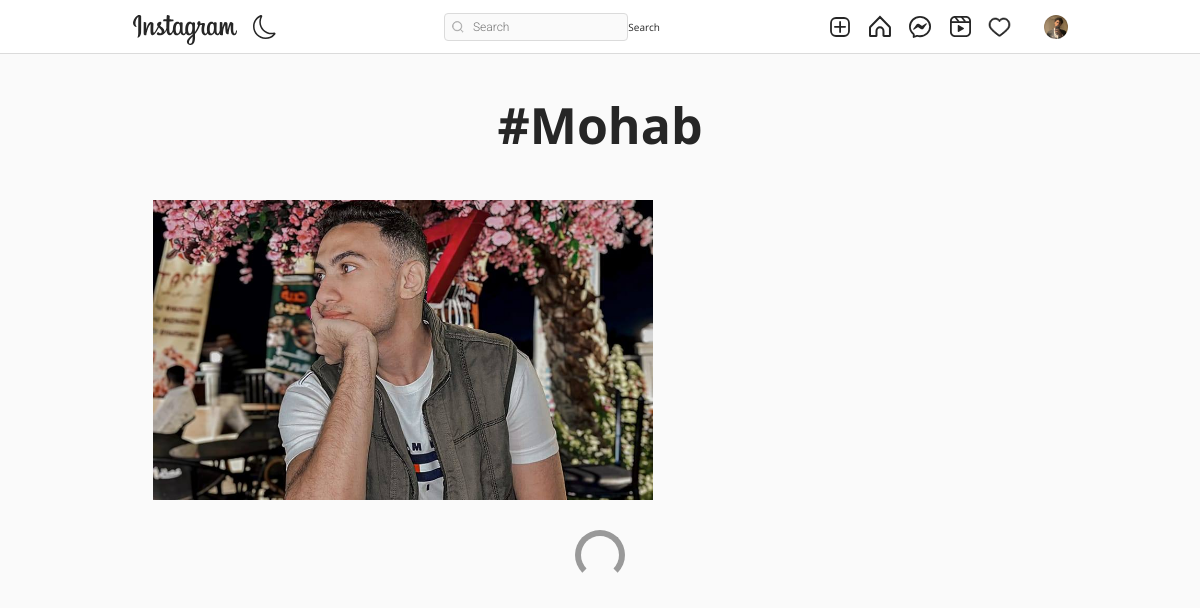
/tag/f359f839-ba45-11ef-9b62-001a7dda7110 (signed in), run on the app's committed database.
### authy/models.py (models this page shows, shortened)
class Profile(models.Model):
    user = models.OneToOneField(User, related_name='profile', on_delete=models.CASCADE)
    image = models.ImageField(upload_to="profile_pciture", null=True, default="default.jpg")
    first_name = models.CharField(max_length=200, null=True, blank=True)
    last_name = models.CharField(max_length=200, null=True, blank=True)
    bio = models.CharField(max_length=200, null=True, blank=True)
    location = models.CharField(max_length=200, null=True, blank=True)
    url = models.URLField(max_length=200, null=True, blank=True)
    favourite = models.ManyToManyField(Post, blank=True)

### post/models.py (models this page shows, shortened)
class Tag(models.Model):
    title = models.CharField(max_length=75, verbose_name='Tag')
    slug = models.SlugField(null=False, unique=True, default=uuid.uuid1)
    class Meta:
        verbose_name = 'Tag'
        verbose_name_plural = 'Tags'

class Post(models.Model):
    id = models.UUIDField(primary_key=True, default=uuid.uuid4, editable=False)
    picture = models.ImageField(upload_to=user_directory_path, verbose_name="Picture")
    caption = models.CharField(max_length=10000, verbose_name="Caption")
    posted = models.DateField(auto_now_add=True)
    tags = models.ManyToManyField(Tag, related_name="tags")
    user = models.ForeignKey(User, on_delete=models.CASCADE)
    likes = models.IntegerField(default=0)
    def get_absolute_url(self):
        return reverse("post-details", args=[str(self.id)])

### post/views.py (the view)
# urls.py: path('tag/<slug:tag_slug>', Tags, name='tags'),
@login_required
def Tags(request, tag_slug):
    tag = get_object_or_404(Tag, slug=tag_slug)
    posts = Post.objects.filter(tags=tag).order_by('-posted')
    context = {
        'posts': posts,
        'tag': tag
    }
    return render(request, 'tag.html', context)

### templates/tag.html (shortened to what this page needs)
{% extends 'base.html' %}
{% load static %}
{% load crispy_forms_tags %}
{% block content %}
<!DOCTYPE html>
<html lang="en">
<head>
    <link rel="stylesheet" href="{% static 'assets3/css/reset.css' %}">
    <link rel="stylesheet" href="{% static 'assets3/css/styles.css' %}">
    <link rel="stylesheet" href="https://use.fontawesome.com/releases/v5.2.0/css/all.css">
</head>
<body>
    <header>
        <div>
         <h1 style="font-size: 50px; margin-top: 100px; text-align:center; font-weight: bold; margin-bottom: 50px;">#{{tag.title|title}}</h1>
        </div>
    </header>
    <main>
        <div class="container">
            <div class="gallery">
                {% for post in posts %}
                <a href="{{post.get_absolute_url}}"><div class="gallery-item" tabindex="0">
                    <img src="{{ post.picture.url }}" class="gallery-image" alt="" style="width: 500px; height: 300px; object-fit: cover;">
                </div></a>
                {% endfor %}
            </div>
            <div class="loader"></div>
        </div>
    </main>
{% endblock content %}

### templates/base.html (shortened to what this page needs)
{% load static %}
<!DOCTYPE html>
<html lang="en">
<head>
    <link rel="stylesheet" href="https://cdn.jsdelivr.net/npm/bootstrap-icons@1.8.1/font/bootstrap-icons.css">
    <link href="https://cdn.jsdelivr.net/npm/bootstrap@5.1.3/dist/css/bootstrap.min.css" rel="stylesheet">
    <link rel="stylesheet" type="text/css" href="{% static 'assets1/style.css' %}">
</head>
<body>
    <header class="header">
        <nav class="header__content">
            <div class="header__buttons">
                <a href="{% url 'index' %}" class="header__home">
                </a>
                <button class="header__theme-button" title="Toggle Theme">
                </button>
            </div>
            <form action="{% url 'search-users' %}" method="GET">
                <div class="header__search">
                    <input type="text" placeholder="Search" name="q" value="{{ request.GET.q }}">
                    <button class="btn btn-primary" type="submit">Search</button>
                </div>
            </form>
            <div class="header__buttons header__buttons--desktop">
                <a href="{% url 'newpost' %}">
                </a>
                <a href="{% url 'index' %}">
                </a>
                <a href="{% url 'message' %}">
                </a>
                <a href="#">
                </a>
                <span>
                    <a href="{% url 'show-notification' %}">
                    </a>
                </span>
                <a href="">
                    <button class="profile-button">
                        <a href="{% url 'profile' request.user %}">
                            <div class="profile-button__picture">
                                <img src="{{request.user.profile.image.url}}" alt="User Picture">
                            </div>
                        </a>
                    </button>
                </a>
            </div>
        </nav>
    </header>
    {% block content %}
    {% endblock content %}
</body>
</html>

### static/assets1/style.css (style rules this page uses)
*, *::after, *::before { box-sizing: border-box; margin: 0; padding: 0; }
*, button, input, select, textarea { font-family: 'Roboto', sans-serif; }
:root { --primary: hsl(0, 0%, 100%); --secondary: hsl(0, 0%, 98%); --border: hsl(0, 0%, 86%); --story-border: hsl(0, 0%, 78%); --img-border: hsla(0, 0%, 0%, 0.1); --text-dark: hsl(0, 0%, 15%); --text-light: hsl(0, 0%, 60%); --like: hsl(355, 82%, 61%); --link: hsl(204, 100%, 48%); --header-height: 44px; --nav-height: 44px; }
body { min-height: 100vh; display: flex; flex-direction: column; overflow-y: auto; }
svg { display: block; }
img { max-width: 100%; }
.header { width: 100%; height: var(--header-height); background-color: var(--primary); display: flex; justify-content: center; position: fixed; top: 0; left: 0; z-index: 2; }
.header::after { content: ''; position: absolute; bottom: 0; width: 100%; height: 1px; background-color: var(--border); }
.header__content { width: 100%; max-width: 975px; padding: 0 14px; display: flex; justify-content: space-between; align-items: center; }
.header__home { margin-top: 5px; }
.header__theme-button { background-color: transparent; border: none; cursor: pointer; }
.header__theme-button-moon { display: unset; }
.header__search { width: 216px; height: 28px; display: none; align-items: center; position: relative; }
.header__search svg { width: 12px; height: 12px; position: absolute; left: 8px; }
.header__search input { width: 100%; height: 100%; background-color: var(--secondary); padding: 4px 10px 4px 28px; border: 1px solid var(--border); border-radius: 4px; outline: none; font-size: 12px; font-weight: 300; text-decoration: none; color: var(--text-light); text-overflow: ellipsis; overflow: hidden; white-space: nowrap; }
.header__buttons { display: flex; align-items: center; gap: 16px; }
.profile-button { background-color: transparent; border: none; outline: none; cursor: pointer; position: relative; }
.profile-button__picture { width: 24px; height: 24px; border-radius: 50%; overflow: hidden; position: relative; }
.profile-button__picture::after { content: ''; position: absolute; top: 0; bottom: 0; left: 0; right: 0; border: 1px solid var(--img-border); border-radius: 50%; }
@media (min-width: 768px) { :root { --header-height: 54px; --nav-height: 0px; } }
@media (min-width: 768px) { .header__content { padding: 0 20px; } }
@media (min-width: 768px) { .header__search { display: flex; } }

### static/assets3/css/styles.css (style rules this page uses)
:root { font-size: 10px; }
*, *::before, *::after { box-sizing: border-box; }
body { font-family: "Open Sans", Arial, sans-serif; min-height: 100vh; background-color: #fafafa; color: #262626; padding-bottom: 3rem; }
img { display: block; }
.container { max-width: 93.5rem; margin: 0 auto; padding: 0 2rem; }
.btn { display: inline-block; font: inherit; background: none; border: none; color: inherit; padding: 0; cursor: pointer; }
.gallery { display: flex; flex-wrap: wrap; margin: -1rem -1rem; padding-bottom: 3rem; }
.gallery-item { position: relative; flex: 1 0 22rem; margin: 1rem; color: #fff; cursor: pointer; }
.gallery-image { width: 100%; height: 100%; object-fit: cover; }
.loader { width: 5rem; height: 5rem; border: 0.6rem solid #999; border-bottom-color: transparent; border-radius: 50%; margin: 0 auto; animation: loader 500ms linear infinite; }

### data on the page
Tag: title "Mohab"
Post: picture (picture)
